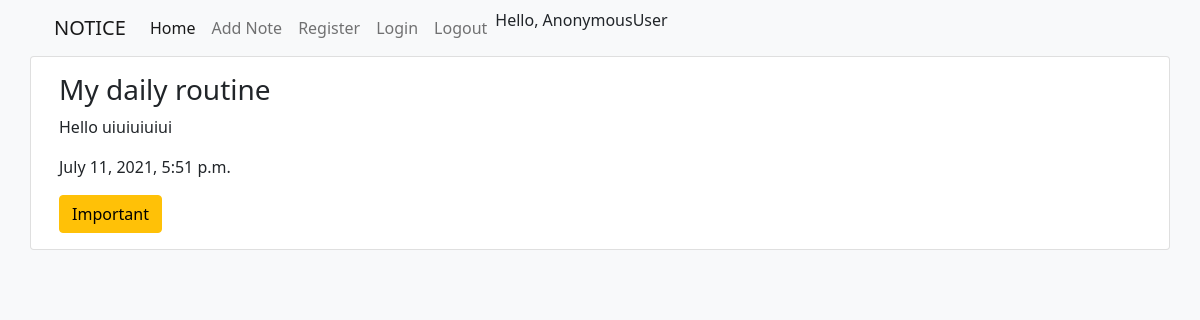
/1/, run on the app's committed database.
### note/models.py (models this page shows, shortened)
class Note(models.Model):
    title = models.CharField(max_length=50, verbose_name="Title")
    text = models.TextField(verbose_name="Text")
    created_at = models.DateTimeField(auto_now_add=True, verbose_name="Дата создания заметки")
    IMP_STATUS = (
        ('v', 'Very important'),
        ('i', 'Important'),
        ('n', 'Not important')
    )
    importance = models.CharField(max_length=1, choices=IMP_STATUS, blank=True,default='n', help_text='Importance')
    class Meta:
        ordering = ['-created_at']

### note/views.py (the view, shortened to what this page needs)
# urls.py: path('<int:pk>/', NoteDetailView.as_view(), name='detail_page'),
class NoteDetailView(DetailView):
    model = Note
    template_name = 'note/detail.html'

### note/templates/note/detail.html (shortened to what this page needs)
{% extends 'base.html' %}
{% block board %}
<div class="card">
  <div class="card-body">
    <h3 class="card-title">{{ object.title }}</h3>
    <p class="card-text">{{ object.text}}</p>
    <p class="card-text">{{ object.created_at}}</p>
    {% if object.importance == "i" %}
    <a class="btn btn-warning">Important</a>
    {% endif %}
  </div>
</div>
{% endblock %}

### templates/base.html (style rules this page uses)
body { background-color: #F8F9FA; }

### data on the page
Note: title "My daily routine", text "Hello uiuiuiuiui", created_at "July 11, 2021, 5:51 p.m."

### other printed values
{{ request.user }} "AnonymousUser"
